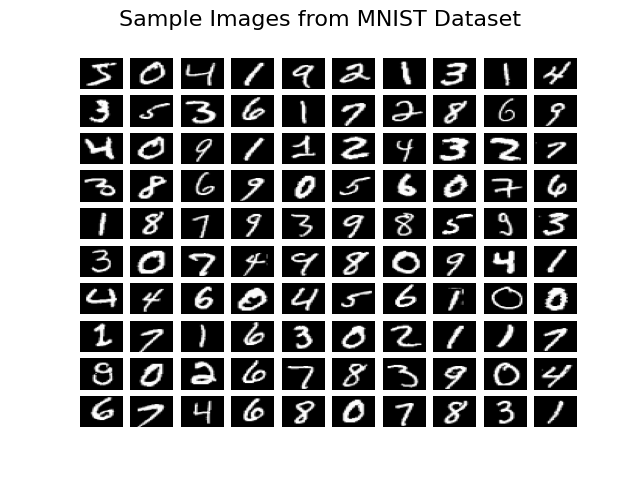

The Python source for this figure:
"""
Digit Recognition using a Multi Layer Perceptron (SLP)

This script trains a simple neural network on the MNIST dataset to classify handwritten digits (0-9).


Credit: https://www.geeksforgeeks.org/multi-layer-perceptron-learning-in-tensorflow/
"""

## Importing necessary modules
import matplotlib.pyplot as plt
import tensorflow as tf
from keras.api.layers import Dense, Flatten
from keras.api.models import Sequential

# Load MNIST dataset
(x_train, y_train), (x_test, y_test) = tf.keras.datasets.mnist.load_data()

# Normalize image pixel values by dividing by 255 (grayscale)
gray_scale = 255

x_train = x_train.astype("float32") / gray_scale
x_test = x_test.astype("float32") / gray_scale

# Checking the shape of feature and target matrices
print("Feature matrix (x_train):", x_train.shape)
print("Target matrix (y_train):", y_train.shape)
print("Feature matrix (x_test):", x_test.shape)
print("Target matrix (y_test):", y_test.shape)

# Visualizing 100 images from the training data
fig, ax = plt.subplots(10, 10)
k = 0
for i in range(10):
    for j in range(10):
        ax[i][j].imshow(x_train[k].reshape(28, 28), aspect="auto", cmap="gray")
        ax[i][j].axis("off")  # Hide axes for better visualization
        k += 1
plt.suptitle("Sample Images from MNIST Dataset", fontsize=16)
plt.show()

# Building the Sequential neural network model
model = Sequential(
    [
        # Flatten input from 28x28 images to 784 (28*28) vector
        Flatten(input_shape=(28, 28)),
        # Dense layer 1 (256 neurons)
        Dense(256, activation="sigmoid"),
        # Dense layer 2 (128 neurons)
        Dense(128, activation="sigmoid"),
        # Output layer (10 classes)
        Dense(10, activation="softmax"),
    ]
)

# Compiling the model
model.compile(
    optimizer="adam", loss="sparse_categorical_crossentropy", metrics=["accuracy"]
)
model.summary()

# Training the model with training data
history = model.fit(x_train, y_train, epochs=30, batch_size=2000, validation_split=0.2)

# Evaluating the model on test data
results = model.evaluate(x_test, y_test, verbose=0)
print("Test loss, Test accuracy:", results)

# Visualization of Training and Validation Accuracy/Loss
plt.figure(figsize=(12, 5))

# Plotting Training and Validation Accuracy
plt.subplot(1, 2, 1)
plt.plot(history.history["accuracy"], label="Training Accuracy", color="blue")
plt.plot(history.history["val_accuracy"], label="Validation Accuracy", color="orange")
plt.title("Training and Validation Accuracy", fontsize=14)
plt.xlabel("Epochs", fontsize=12)
plt.ylabel("Accuracy", fontsize=12)
plt.legend()
plt.grid(True)

# Plotting Training and Validation Loss
plt.subplot(1, 2, 2)
plt.plot(history.history["loss"], label="Training Loss", color="blue")
plt.plot(history.history["val_loss"], label="Validation Loss", color="orange")
plt.title("Training and Validation Loss", fontsize=14)
plt.xlabel("Epochs", fontsize=12)
plt.ylabel("Loss", fontsize=12)
plt.legend()
plt.grid(True)

plt.suptitle("Model Training Performance", fontsize=16)
plt.tight_layout()
plt.show()
